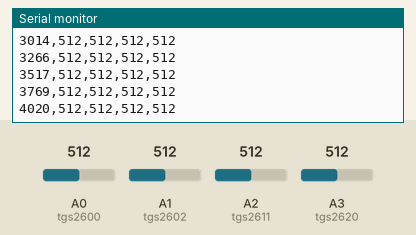
A sketch run on a simulated Arduino Uno, built with avr-gcc and run on an emulated ATmega328P. Parts: the last lines printed to the serial monitor. The inputs (shaded band) are chosen by the test bench; at power-on: A2 (tgs2611) = 512, A0 (tgs2600) = 512, A1 (tgs2602) = 512, A3 (tgs2620) = 512.

Above: at 4.2 s.
4.3 s: A2 (tgs2611) set to 104
At 4.45 s:
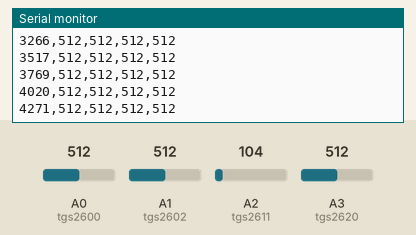
7.3 s: A2 (tgs2611) set to 94
At 7.47 s:
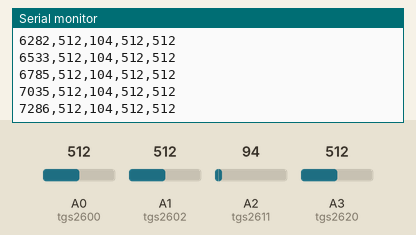
Timing chart, 0 to 10.3 s (numbered marks = the images above; inputs shaded):
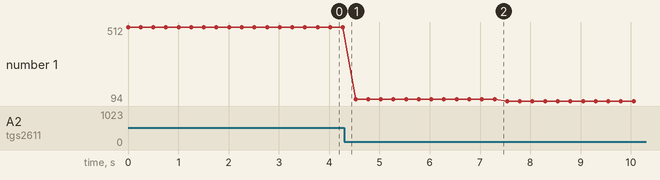

Measured:
- plotted number 1: 512 → 104 after the input at 4.3 s, 104 → 94 after the input at 7.3 s

The sketch:

4sensor-basic.ino
```cpp
const int tgs2620 = A3;
const int tgs2611 = A2;
const int tgs2602 = A1;
const int tgs2600 = A0;

void setup() {
  Serial.begin(9600);
}

void loop() {
  unsigned long t = millis();

  int v20 = analogRead(tgs2620);
  int v11 = analogRead(tgs2611);
  int v02 = analogRead(tgs2602);
  int v00 = analogRead(tgs2600);

  Serial.print(t);
  Serial.print(",");

  Serial.print(v20);
  Serial.print(",");
  Serial.print(v11);
  Serial.print(",");
  Serial.print(v02);
  Serial.print(",");
  Serial.println(v00);

  delay(250);
}
```
